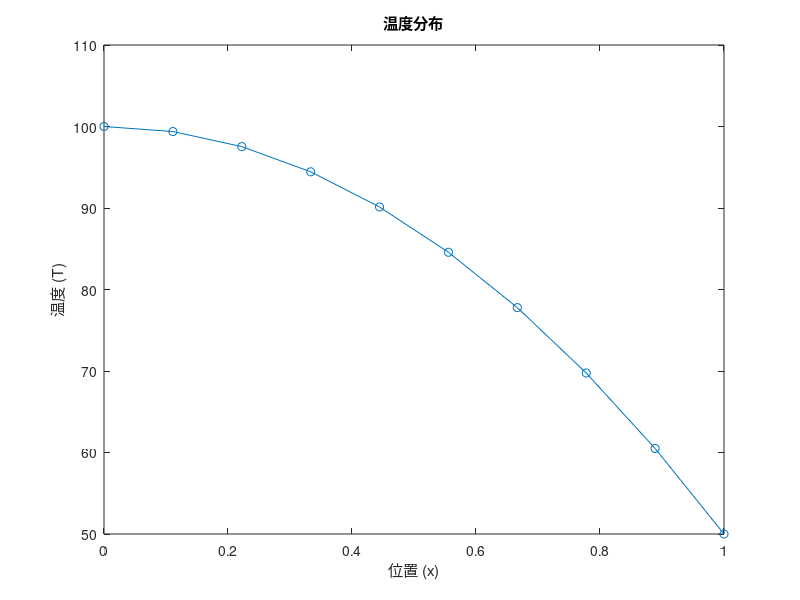

Reproduce this figure in MATLAB.

function main()
    % 定义全局变量
    numNodes = 10;         
    numElements = numNodes - 1; 
    
    % 定义热传导系数
    k = 1;  
    lambda = 1;  % 热传导系数
    h = 100;   % 外界热源项
    q_ini = 0;  % 初始热流密度
    
    % 定义边界条件
    T_left = 100;  % 左边界温度
    T_right = 50;  % 右边界温度
    
    % 元素节点位置
    xe = linspace(0, 1, numNodes);  % 假设1D，节点从0到1
    
    % 初始化全局刚度矩阵和力向量
    K_global = zeros(numNodes, numNodes);
    f_global = zeros(numNodes, 1);
    
    % 遍历所有元素并计算刚度矩阵和力向量
    for e = 1:numElements
        % 获取当前元素的节点坐标
        elementNodes = [xe(e), xe(e+1)];
        
        % 计算当前元素的刚度矩阵和力向量
        [Ke, fe] = computeElementStiffness(elementNodes, lambda, h, q_ini, k);
        
        % 将当前元素的刚度矩阵加入全局刚度矩阵
        nodes = e:e+1;  
        for i = 1:2
            for j = 1:2
                K_global(nodes(i), nodes(j)) = K_global(nodes(i), nodes(j)) + Ke(i,j);
            end
        end
        
        % 将当前元素的力向量加入全局力向量
        for i = 1:2
            f_global(nodes(i)) = f_global(nodes(i)) + fe(i);
        end
    end
    
    % 设置边界条件
    % 左边界（节点1）T_left
    K_global(1, :) = 0;
    K_global(1, 1) = 1;
    f_global(1) = T_left;
    
    % 右边界
    K_global(numNodes, :) = 0;
    K_global(numNodes, numNodes) = 1;
    f_global(numNodes) = T_right;
    
    % 求解线性方程组
    temperature = K_global \ f_global;
    
    % 输出结果
    disp('温度分布：');
    disp(temperature);
    
    % 绘制温度分布
    figure;
    plot(xe, temperature, '-o');
    xlabel('位置 (x)');
    ylabel('温度 (T)');
    title('温度分布');
end

% 计算元素刚度矩阵和力向量的函数
function [Ke, fe] = computeElementStiffness(xe, lambda, h, q_ini, k)
   
    numNodes = 2;
    
    % 初始化刚度矩阵和力向量
    Ke = zeros(numNodes, numNodes);
    fe = zeros(numNodes, 1);
    
    % 形状函数和其导数（对于线性元素）
    N1 = @(xi) (1 - xi) / 2;  % 形状函数1
    N2 = @(xi) (1 + xi) / 2;  % 形状函数2
    dN1 = @(xi) -1 / 2;  % 形状函数1的导数
    dN2 = @(xi) 1 / 2;   % 形状函数2的导数
    
    % 高斯积分点和权重
    gaussPoints = [-1/sqrt(3), 1/sqrt(3)];
    gaussWeights = [1, 1];
    
    % 初始化雅可比矩阵
    J = (xe(2) - xe(1)) / 2;  % 雅可比矩阵
    
    % 遍历高斯积分点
    for i = 1:length(gaussPoints)
        xi = gaussPoints(i);  % 当前积分点
        w = gaussWeights(i);  % 当前权重
        
        % 形状函数和其导数在当前积分点的值
        dN1_xi = dN1(xi);
        dN2_xi = dN2(xi);
        
        % B矩阵（形状函数的导数）
        B = [dN1_xi / J, dN2_xi / J];
        
        % 计算元素刚度矩阵的贡献
        Ke = Ke + (B' * k * B) * J * w;
        
        % 添加边界条件的贡献（根据边界条件的修改项lambda u - q_ini = h）
        fe = fe + lambda * h * [N1(xi); N2(xi)] * w * J;
    end
end
